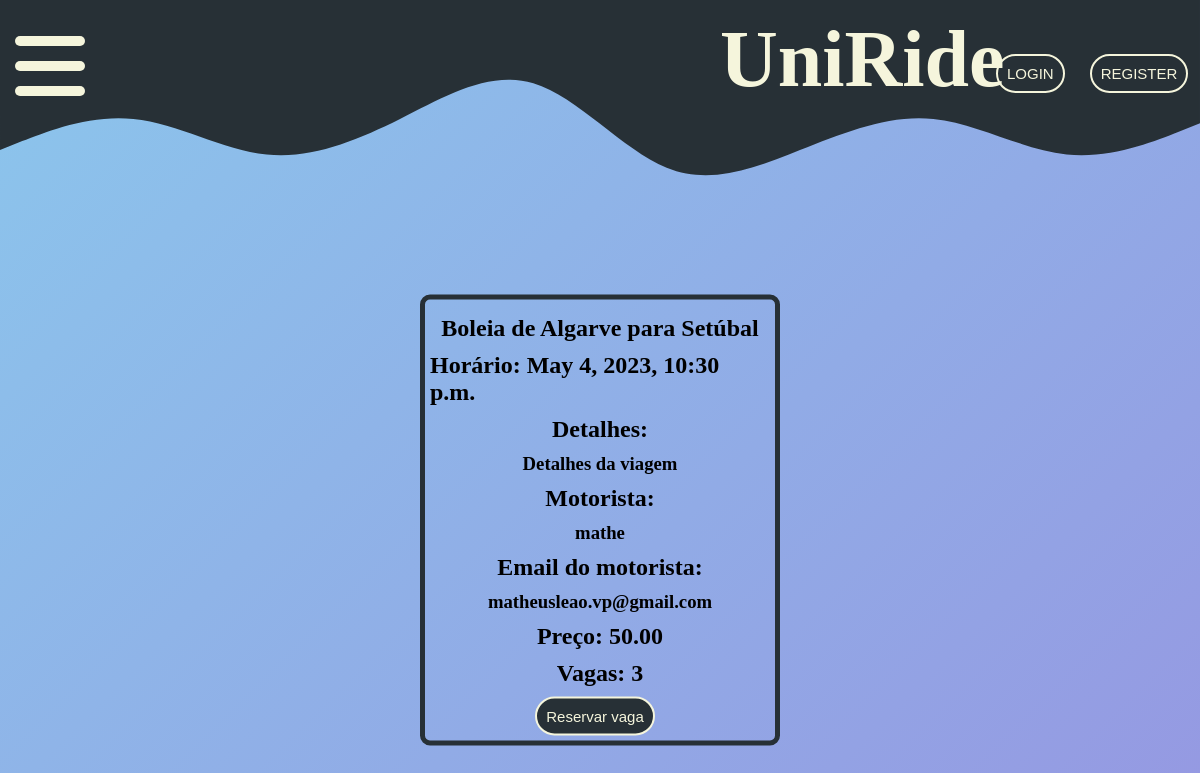
Before: /3 with the older database file.
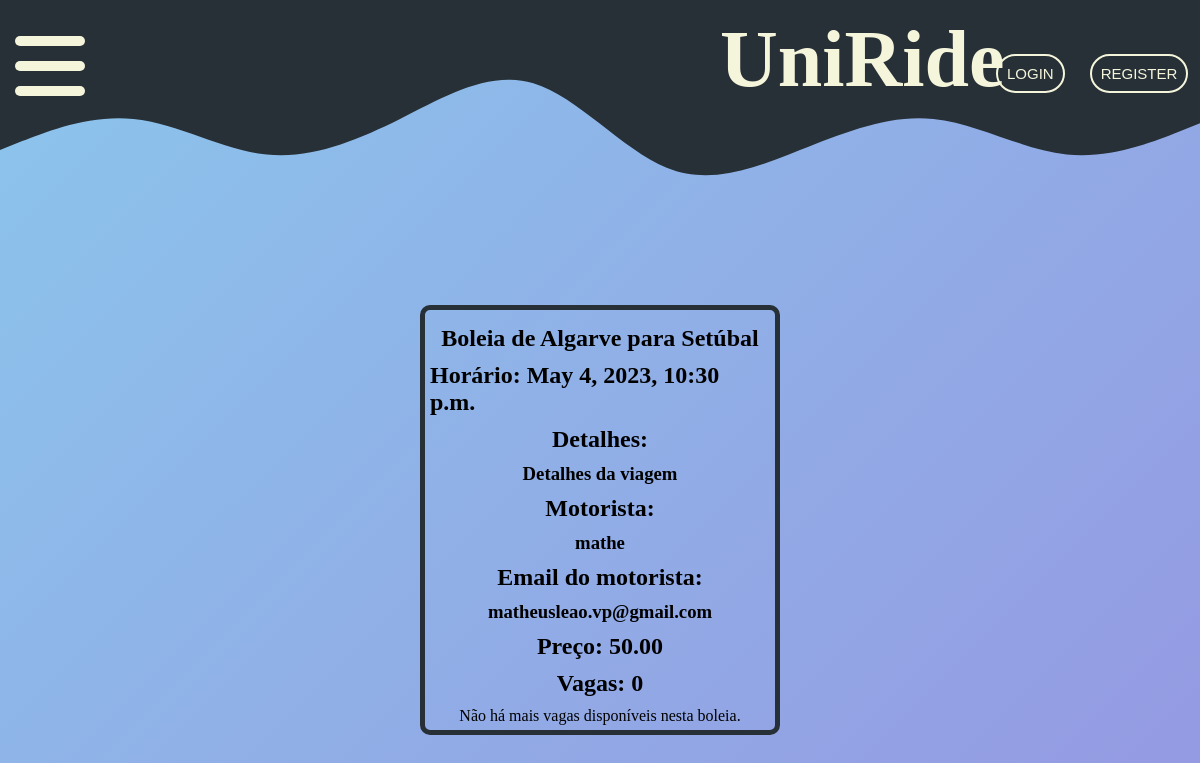
After: the same page with the newer database file.
### MyApp/models.py (models this page shows)
class Boleia(models.Model):
    motorista = models.ForeignKey(User, on_delete=models.CASCADE, related_name='boleias_as_motorista')
    users = models.ManyToManyField(User, blank=True, related_name='boleias_as_passageiro')
    partida = models.CharField(max_length=255)
    chegada = models.CharField(max_length=255)
    horario = models.DateTimeField()
    preco = models.DecimalField(max_digits=8, decimal_places=2)
    vagas = models.IntegerField()
    detalhes = models.TextField(blank=True)

### MyApp/views.py (the view)
# urls.py: path('<int:boleia_id>', views.detalhes, name='detalhes'),
def detalhes(request, boleia_id):
    boleia = get_object_or_404(Boleia, pk=boleia_id)
    if request.method == 'POST':
        if request.user not in boleia.users.all():  # Check if user is not already in the relationship
            boleia.vagas -= 1
            boleia.users.add(request.user)
            boleia.save()
        return HttpResponseRedirect(reverse('MyApp:detalhes', args=(boleia_id,)))
    return render(request, 'MyApp/detalhe.html', {'boleia': boleia})

### MyApp/templates/MyApp/detalhe.html (shortened to what this page needs)
{% extends "MyApp/index.html" %}
{% block content %}
    <section class="detail">
      <h1> Boleia de {{ boleia.partida }} para {{ boleia.chegada }} </h1>
      <h2> Horário: {{ boleia.horario }} </h2>
      <h2> Detalhes: </h2>
      <h3> {{ boleia.detalhes }}</h3>
      <h2> Motorista: </h2>
      <h3> {{boleia.motorista}} </h3>
        <h2> Email do motorista: </h2>
      <h3> {{boleia.motorista.email}} </h3>
      <h2> Preço: {{ boleia.preco }}</h2>
      <h2> Vagas: {{ boleia.vagas }}</h2>
      {% if not request.user == boleia.motorista %}
      {% if boleia.vagas > 0 %}
      <form method="post" action="{% url 'MyApp:detalhes' boleia_id=boleia.id %}">
        <button type="submit">Reservar vaga</button>
      </form>
      {% else %}
        <p>Não há mais vagas disponíveis nesta boleia.</p>
      {% endif %}
      {% endif %}
    </section>
{% endblock %}

Changed rows visible on the page:
changed Boleia "Algarve": vagas "3" → "0"
Other visible differences:
text no longer shown: "Reservar vaga"
text now shown: "Não há mais vagas disponíveis nesta boleia."
